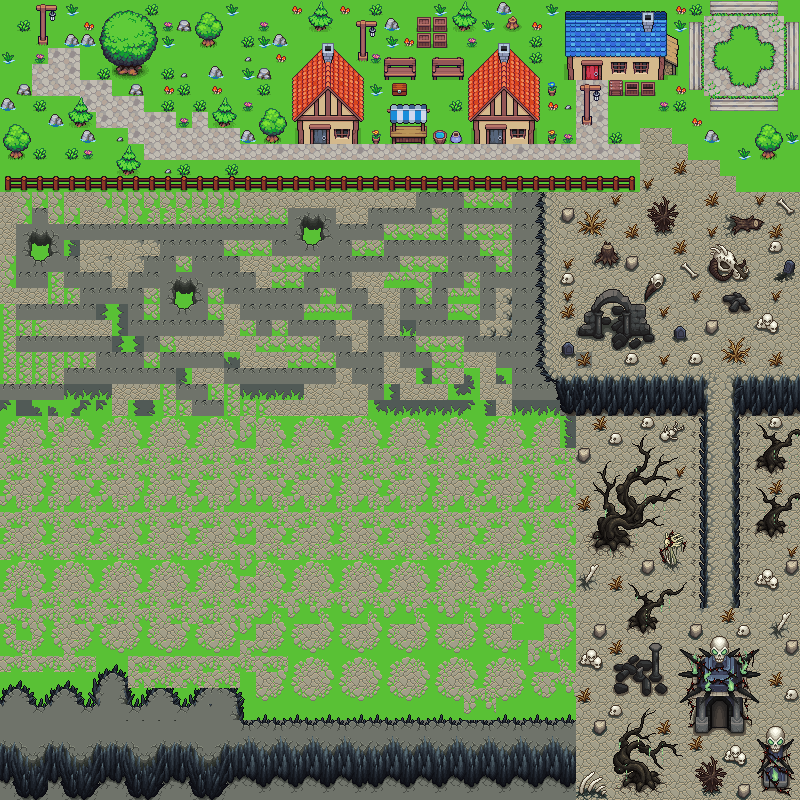

Below is a game level as drawn by its tile map, then a one-line description and the .tmx that defines it (tile-layer data replaced by summaries):
An orthogonal 50x50 tile map with 16x16 px tiles, 2 tile layers (chao, Camada de Blocos 1), 9 tilesets and 87 objects (playerSpawn, Mentor, OreNode1, OreNode2, OreNode3, ...).

<map version="1.10" tiledversion="1.12.2" orientation="orthogonal" renderorder="right-down" width="50" height="50" tilewidth="16" tileheight="16" infinite="0" nextlayerid="11" nextobjectid="94">
 <tileset firstgid="1" name="Pixel 16 v2 village free" tilewidth="16" tileheight="16" tilecount="289" columns="17">
  <image source="Tiled_files/Pixel_16_v2_village_free.png" width="282" height="276" />
 </tileset>
 <tileset firstgid="290" name="Ground" tilewidth="16" tileheight="16" tilecount="2240" columns="40">
  <image source="Tiled_files/Ground.png" width="640" height="896" />
 </tileset>
 <tileset firstgid="2530" name="Objects_animated" tilewidth="16" tileheight="16" tilecount="1716" columns="44">
  <image source="Tiled_files/Objects_animated.png" width="704" height="624" />
 </tileset>
 <tileset firstgid="4246" name="Ground_rocks" tilewidth="16" tileheight="16" tilecount="2262" columns="26">
  <image source="Tiled_files/Ground_rocks.png" width="416" height="1392" />
 </tileset>
 <tileset firstgid="6508" name="Pixel 16 v2 village free" tilewidth="16" tileheight="16" tilecount="289" columns="17">
  <image source="Tiled_files/Pixel_16_v2_village_free.png" width="282" height="276" />
 </tileset>
 <tileset firstgid="6797" name="free_pixel_16_woods" tilewidth="16" tileheight="16" tilecount="264" columns="22">
  <image source="Tiled_files/free_pixel_16_woods.png" width="352" height="192" />
 </tileset>
 <tileset firstgid="7061" name="Fence's copiar" tilewidth="16" tileheight="16" tilecount="15" columns="3">
  <image source="Tiled_files/Fence's copiar.png" width="48" height="80" />
 </tileset>
 <tileset firstgid="7076" name="chest" tilewidth="16" tileheight="16" tilecount="4" columns="2">
  <image source="Tiled_files/chest.png" width="32" height="32" />
 </tileset>
 <tileset firstgid="7080" name="Objects(1)" tilewidth="16" tileheight="16" tilecount="3600" columns="75">
  <image source="Tiled_files/Objects(1).png" width="1200" height="768" />
 </tileset>
 <layer id="5" name="chao" width="50" height="50">
  <data>[2500 cells, 2500 non-empty, 12 distinct tile ids]</data>
 </layer>
 <layer id="1" name="Camada de Blocos 1" width="50" height="50" offsetx="5.68434e-14" offsety="-0.666667">
  <data>[2500 cells, 2500 non-empty, 584 distinct tile ids]</data>
 </layer>
 <objectgroup id="3" name="colisao">
  <object id="2" x="0" y="178.667" width="639.333" height="13.3333" />
  <object id="3" x="299.333" y="69.3333" width="58" height="72" />
  <object id="4" x="474" y="65.3333" width="57.3333" height="76" />
  <object id="5" x="393.333" y="125.333" width="30.6667" height="16.6667" />
  <object id="6" x="568" y="11.3333" width="95.3333" height="66" />
  <object id="7" x="666" y="32.6667" width="10" height="40" />
  <object id="8" x="689.333" y="88" width="14.6667" height="6" />
  <object id="9" x="704.667" y="93.3333" width="4" height="17.3333" />
  <object id="10" x="777.333" y="96" width="5.33333" height="13.3333" />
  <object id="11" x="783.333" y="89.3333" width="16.6667" height="4" />
  <object id="12" x="784.667" y="14.6667" width="13.3333" height="5.33333" />
  <object id="13" x="777.333" y="0" width="6.66667" height="13.3333" />
  <object id="14" x="702" y="-0.666667" width="8" height="14" />
  <object id="15" x="688.667" y="15.3333" width="14.6667" height="5.33333" />
  <object id="16" x="37.3333" y="34.6667" width="9.33333" height="8" />
  <object id="17" x="356" y="51.3333" width="12" height="8" />
  <object id="18" x="386" y="66" width="29.3333" height="12.6667" />
  <object id="19" x="433.333" y="66" width="29.3333" height="12.6667" />
  <object id="20" x="417.333" y="17.3333" width="29.3333" height="28.6667" />
  <object id="21" x="530.667" y="192.667" width="13.3333" height="173.333" />
  <object id="24" x="540.667" y="368" width="2.66667" height="15.3333" />
  <object id="25" x="544" y="376" width="14" height="14" />
  <object id="26" x="558" y="376.667" width="144.667" height="38" />
  <object id="27" x="737.333" y="376.667" width="63.3333" height="38" />
  <object id="28" x="695.333" y="416" width="6.66667" height="191.333" />
  <object id="29" x="738" y="416" width="4.66667" height="190.667" />
  <object id="30" x="592" y="512" width="48.6667" height="40.6667" />
  <object id="31" x="754" y="515.333" width="35.3333" height="24" />
  <object id="32" x="752.667" y="452.667" width="35.3333" height="19.3333" />
  <object id="33" x="695.333" y="656" width="48.6667" height="73.3333" />
  <object id="34" x="765.333" y="724.667" width="20.6667" height="60" />
  <object id="35" x="622" y="768.667" width="38" height="19.3333" />
  <object id="36" x="226" y="745.333" width="349.333" height="53.3333" />
  <object id="37" x="194" y="758" width="32" height="40.6667" />
  <object id="38" x="160" y="745.333" width="31.3333" height="55.3333" />
  <object id="39" x="130" y="757.333" width="28" height="42.6667" />
  <object id="40" x="96.6667" y="744.667" width="30.6667" height="56" />
  <object id="41" x="64" y="755.333" width="31.3333" height="45.3333" />
  <object id="42" x="48" y="744.667" width="15.3333" height="56" />
  <object id="43" x="0.666667" y="756.667" width="46" height="42" />
  <object id="44" x="2" y="674" width="97.3333" height="14" />
  <object id="45" x="28.6667" y="688.667" width="20" height="15.3333" />
  <object id="46" x="76" y="690" width="19.3333" height="15.3333" />
  <object id="47" x="100" y="657.333" width="30.6667" height="14.6667" />
  <object id="48" x="128" y="670" width="17.3333" height="34" />
  <object id="49" x="146" y="674.667" width="107.333" height="11.3333" />
  <object id="50" x="172.667" y="686.667" width="22" height="17.3333" />
  <object id="51" x="237.333" y="688" width="25.3333" height="32" />
  <object id="52" x="264.667" y="715.333" width="308.667" height="2.66667" />
  <object id="54" x="629.333" y="614.667" width="26" height="17.3333" />
  <object id="55" x="-0.666667" y="-0.666667" width="0.666667" height="799.333" />
  <object id="56" x="0" y="-0.666667" width="800.667" height="0.666667" />
  <object id="57" x="800.667" y="0" height="799.333" />
  <object id="58" x="-0.666667" y="799.333" width="801.333" height="1.33333" />
  <object id="61" x="116" y="43.3333" width="28" height="26.6667" />
  <object id="62" x="10.6667" y="151.333" width="12" height="3.33333" />
  <object id="63" x="122.667" y="164" width="12" height="6" />
  <object id="64" x="72" y="117.333" width="12" height="6" />
  <object id="65" x="214.667" y="118.667" width="14.6667" height="5.33333" />
  <object id="66" x="201.333" y="35.3333" width="11.3333" height="10" />
  <object id="67" x="266.667" y="138" width="11.3333" height="4.66667" />
  <object id="68" x="316.667" y="22.6667" width="8.66667" height="6.66667" />
  <object id="69" x="393.333" y="86.6667" width="12.6667" height="6" />
  <object id="70" x="458.667" y="20.6667" width="10" height="7.33333" />
  <object id="71" x="610" y="83.3333" width="43.3333" height="9.33333" />
  <object id="72" x="581.333" y="114.667" width="9.33333" height="7.33333" />
  <object id="73" x="764.667" y="150.667" width="9.33333" height="4" />
  <object id="74" x="302.667" y="220" width="17.3333" height="20" />
  <object id="75" x="176" y="285.333" width="16" height="20" />
  <object id="76" x="29.3333" y="236.667" width="20" height="21.3333" />
  <object id="77" x="714" y="258.667" width="27.3333" height="20" />
  <object id="78" x="585.333" y="314" width="64" height="17.3333" />
  <object id="79" x="599.333" y="248" width="17.3333" height="14" />
  <object id="80" x="656.667" y="223.333" width="14" height="6" />
  <object id="81" x="727.333" y="216.667" width="32" height="10" />
  <object id="82" x="730" y="296.667" width="14" height="12" />
  <object id="83" x="666" y="552.667" width="10.6667" height="10" />
  </objectgroup>
 <objectgroup id="4" name="spawn">
  <!-- 7 objects omitted --></objectgroup>
</map>
<!-- 10 of 87 objects omitted -->
